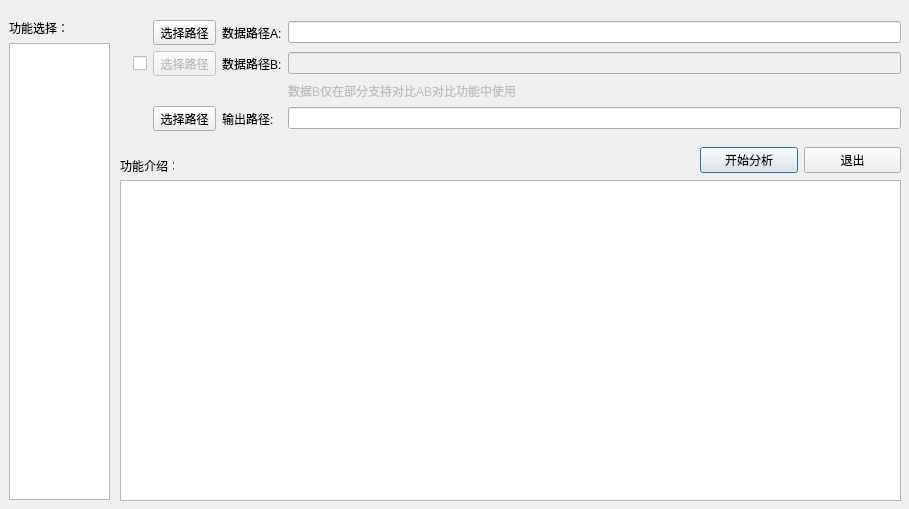
<?xml version="1.0" encoding="UTF-8"?>
<ui version="4.0">
 <class>Dialog</class>
 <widget class="QDialog" name="Dialog">
  <property name="geometry">
   <rect>
    <x>0</x>
    <y>0</y>
    <width>909</width>
    <height>509</height>
   </rect>
  </property>
  <property name="windowTitle">
   <string>分析工具</string>
  </property>
  <widget class="QWidget" name="gridLayoutWidget">
   <property name="geometry">
    <rect>
     <x>120</x>
     <y>20</y>
     <width>781</width>
     <height>111</height>
    </rect>
   </property>
   <layout class="QGridLayout" name="gridLayout">
    <item row="3" column="4">
     <widget class="QLineEdit" name="lineEdit_output"/>
    </item>
    <item row="1" column="4">
     <widget class="QLineEdit" name="lineEdit_input_b">
      <property name="enabled">
       <bool>false</bool>
      </property>
     </widget>
    </item>
    <item row="0" column="4">
     <widget class="QLineEdit" name="lineEdit_input_a"/>
    </item>
    <item row="0" column="3">
     <widget class="QLabel" name="label_input_a">
      <property name="text">
       <string>数据路径A:</string>
      </property>
     </widget>
    </item>
    <item row="2" column="0">
     <widget class="QLabel" name="label_3">
      <property name="text">
       <string/>
      </property>
     </widget>
    </item>
    <item row="3" column="3">
     <widget class="QLabel" name="label_output">
      <property name="text">
       <string>输出路径:</string>
      </property>
     </widget>
    </item>
    <item row="1" column="1">
     <widget class="QCheckBox" name="checkBox_input_b">
      <property name="enabled">
       <bool>true</bool>
      </property>
      <property name="text">
       <string/>
      </property>
     </widget>
    </item>
    <item row="1" column="3">
     <widget class="QLabel" name="label__input_b">
      <property name="text">
       <string>数据路径B:</string>
      </property>
     </widget>
    </item>
    <item row="0" column="2">
     <widget class="QToolButton" name="toolButton_input_a">
      <property name="text">
       <string>选择路径</string>
      </property>
     </widget>
    </item>
    <item row="1" column="2">
     <widget class="QToolButton" name="toolButton_input_b">
      <property name="enabled">
       <bool>false</bool>
      </property>
      <property name="text">
       <string>选择路径</string>
      </property>
     </widget>
    </item>
    <item row="3" column="2">
     <widget class="QToolButton" name="toolButton_output">
      <property name="text">
       <string>选择路径</string>
      </property>
     </widget>
    </item>
    <item row="2" column="4">
     <widget class="QLabel" name="label_4">
      <property name="enabled">
       <bool>false</bool>
      </property>
      <property name="text">
       <string>数据B仅在部分支持对比AB对比功能中使用</string>
      </property>
     </widget>
    </item>
   </layout>
  </widget>
  <widget class="QWidget" name="horizontalLayoutWidget">
   <property name="geometry">
    <rect>
     <x>700</x>
     <y>140</y>
     <width>201</width>
     <height>41</height>
    </rect>
   </property>
   <layout class="QHBoxLayout" name="horizontalLayout">
    <item>
     <widget class="QPushButton" name="pushButton_start_process">
      <property name="text">
       <string>开始分析</string>
      </property>
     </widget>
    </item>
    <item>
     <widget class="QPushButton" name="pushButton_exit">
      <property name="text">
       <string>退出</string>
      </property>
     </widget>
    </item>
   </layout>
  </widget>
  <widget class="QWidget" name="verticalLayoutWidget">
   <property name="geometry">
    <rect>
     <x>9</x>
     <y>19</y>
     <width>101</width>
     <height>481</height>
    </rect>
   </property>
   <layout class="QVBoxLayout" name="verticalLayout">
    <item>
     <widget class="QLabel" name="label_6">
      <property name="text">
       <string>功能选择：</string>
      </property>
     </widget>
    </item>
    <item>
     <widget class="QListWidget" name="listWidget"/>
    </item>
   </layout>
  </widget>
  <widget class="QTextBrowser" name="textBrowser">
   <property name="geometry">
    <rect>
     <x>120</x>
     <y>180</y>
     <width>781</width>
     <height>321</height>
    </rect>
   </property>
  </widget>
  <widget class="QLabel" name="label_7">
   <property name="geometry">
    <rect>
     <x>120</x>
     <y>160</y>
     <width>54</width>
     <height>12</height>
    </rect>
   </property>
   <property name="text">
    <string>功能介绍：</string>
   </property>
  </widget>
 </widget>
 <resources/>
 <connections>
  <connection>
   <sender>checkBox_input_b</sender>
   <signal>toggled(bool)</signal>
   <receiver>lineEdit_input_b</receiver>
   <slot>setEnabled(bool)</slot>
   <hints>
    <hint type="sourcelabel">
     <x>28</x>
     <y>59</y>
    </hint>
    <hint type="destinationlabel">
     <x>386</x>
     <y>59</y>
    </hint>
   </hints>
  </connection>
  <connection>
   <sender>pushButton_exit</sender>
   <signal>clicked()</signal>
   <receiver>Dialog</receiver>
   <slot>close()</slot>
   <hints>
    <hint type="sourcelabel">
     <x>395</x>
     <y>162</y>
    </hint>
    <hint type="destinationlabel">
     <x>689</x>
     <y>189</y>
    </hint>
   </hints>
  </connection>
  <connection>
   <sender>checkBox_input_b</sender>
   <signal>toggled(bool)</signal>
   <receiver>toolButton_input_b</receiver>
   <slot>setEnabled(bool)</slot>
   <hints>
    <hint type="sourcelabel">
     <x>35</x>
     <y>62</y>
    </hint>
    <hint type="destinationlabel">
     <x>693</x>
     <y>57</y>
    </hint>
   </hints>
  </connection>
  <connection>
   <sender>pushButton_start_process</sender>
   <signal>clicked()</signal>
   <receiver>Dialog</receiver>
   <slot>start_process()</slot>
   <hints>
    <hint type="sourcelabel">
     <x>256</x>
     <y>158</y>
    </hint>
    <hint type="destinationlabel">
     <x>535</x>
     <y>189</y>
    </hint>
   </hints>
  </connection>
 </connections>
 <slots>
  <slot>start_process()</slot>
 </slots>
</ui>
